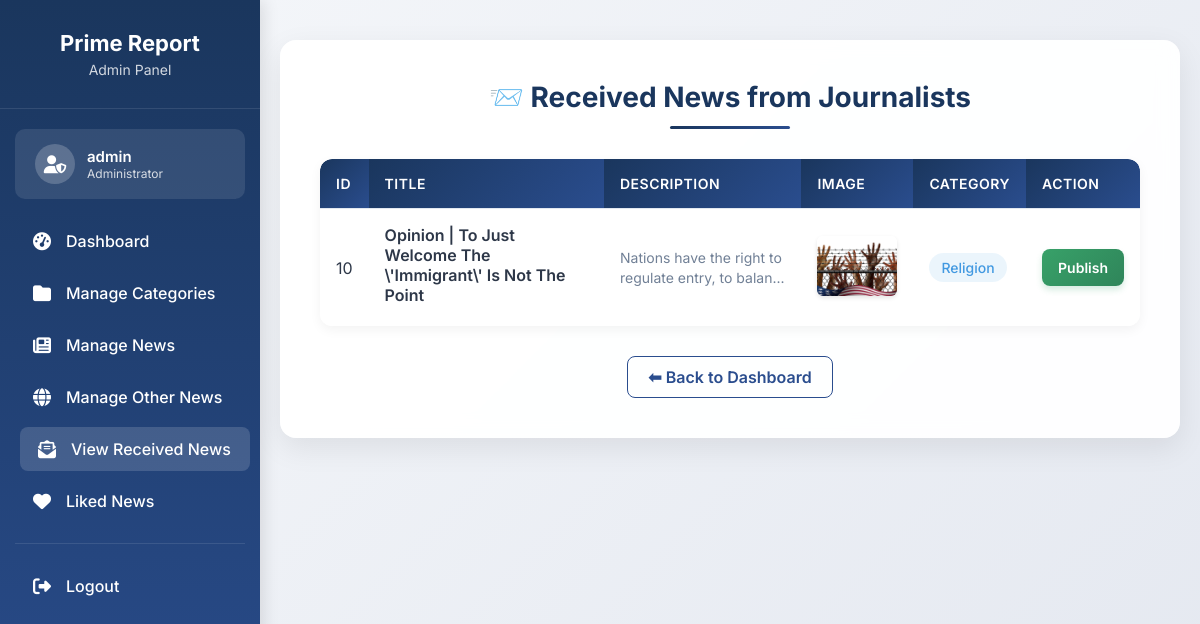
The page /code/admin_view_received_news.php (signed in) on the database its author committed.
### tables this page shows
CREATE TABLE `news_requests` (
  `id` int(11) NOT NULL,
  `journalist_id` int(11) NOT NULL,
  `title` varchar(255) NOT NULL,
  `description` text NOT NULL,
  `full_content` text NOT NULL,
  `image` varchar(255) DEFAULT NULL,
  `additional_images` text DEFAULT NULL,
  `videos` text DEFAULT NULL,
  `category_id` int(11) NOT NULL,
  `status` enum('pending','approved','rejected') DEFAULT 'pending',
  `created_at` timestamp NOT NULL DEFAULT current_timestamp()
);

### code/admin_view_received_news.php (the view, shortened to what this page needs)
<?php
include 'db_connect.php';
$admin_username = $_SESSION['admin_username'];
$categories = [];
$res = $conn->query("SELECT * FROM categories ORDER BY id ASC");
while ($row = $res->fetch_assoc()) {
    $categories[$row['id']] = $row['name'];
}
$pending_news_list = [];
$result = $conn->query("SELECT * FROM news_requests WHERE status = 'pending' ORDER BY id DESC");
while ($row = $result->fetch_assoc()) {
    $pending_news_list[] = $row;
}
?>
<!DOCTYPE html>
<html lang="en">
<head>
    <link rel="stylesheet" href="https://cdnjs.cloudflare.com/ajax/libs/font-awesome/6.4.0/css/all.min.css">
</head>
<body>
    <div class="side-panel" id="sidePanel">
        <div class="panel-header">
            <h3>Prime Report</h3>
            <p>Admin Panel</p>
        </div>
        <div class="admin-info">
            <div class="admin-avatar">
                <i class="fas fa-user-shield"></i>
            </div>
            <div class="admin-details">
                <div class="admin-name"><?= htmlspecialchars($admin_username) ?></div>
                <div class="admin-role">Administrator</div>
            </div>
        </div>
        <ul class="nav-menu">
            <li class="nav-item">
                <a href="admin_dashboard.php" class="nav-link">
                    <i class="fas fa-tachometer-alt"></i>
                    <span>Dashboard</span>
                </a>
            </li>
            <li class="nav-item">
                <a href="admin_manage_categories.php" class="nav-link">
                    <i class="fas fa-folder"></i>
                    <span>Manage Categories</span>
                </a>
            </li>
            <li class="nav-item">
                <a href="admin_manage_news.php" class="nav-link">
                    <i class="fas fa-newspaper"></i>
                    <span>Manage News</span>
                </a>
            </li>
            <li class="nav-item">
                <a href="admin_manage_other_news.php" class="nav-link">
                    <i class="fas fa-globe"></i>
                    <span>Manage Other News</span>
                </a>
            </li>
            <li class="nav-item">
                <a href="admin_view_received_news.php" class="nav-link active">
                    <i class="fas fa-envelope-open-text"></i>
                    <span>View Received News</span>
                </a>
            </li>
            <li class="nav-item">
                <a href="news_likes.php" class="nav-link active">
                    <i class="fas fa-heart"></i>
                    <span>Liked News</span>
                </a>
            </li>
        </ul>
        <div class="nav-divider"></div>
        <ul class="nav-menu">
            <li class="nav-item">
                <a href="admin_login.php" class="nav-link">
                    <i class="fas fa-sign-out-alt"></i>
                    <span>Logout</span>
                </a>
            </li>
        </ul>
    </div>
    <div class="main-content">
        <div class="container">
            <h2>📨 Received News from Journalists</h2>
            <?php if (count($pending_news_list) > 0): ?>
                <div class="table-container">
                    <table>
                        <tr>
                            <th>ID</th>
                            <th>Title</th>
                            <th>Description</th>
                            <th>Image</th>
                            <th>Category</th>
                            <th>Action</th>
                        </tr>
                        <?php foreach ($pending_news_list as $news): ?>
                            <tr>
                                <td><?= $news['id'] ?></td>
                                <td>
                                    <div class="news-title"><?= htmlspecialchars($news['title']) ?></div>
                                </td>
                                <td>
                                    <div class="news-description"><?= htmlspecialchars(substr($news['description'], 0, 50)) ?>...</div>
                                </td>
                                <td>
                                    <?php if (!empty($news['image'])): ?>
                                        <img src="uploads/<?= htmlspecialchars($news['image']) ?>" alt="News Image" class="news-image">
                                    <?php else: ?>
                                        <span class="no-image">No Image</span>
                                    <?php endif; ?>
                                </td>
                                <td>
                                    <span class="category-badge">
                                        <?= isset($categories[$news['category_id']]) ? htmlspecialchars($categories[$news['category_id']]) : 'Unknown' ?>
                                    </span>
                                </td>
                                <td>
                                    <a class="publish-btn" href="admin_view_received_news.php?publish_id=<?= $news['id'] ?>" onclick="return confirm('Publish this news to the website?');">Publish</a>
                                </td>
                            </tr>
                        <?php endforeach; ?>
                    </table>
                </div>
            <?php endif; ?>
            <div class="back-link">
                <a href="admin_dashboard.php">⬅ Back to Dashboard</a>
            </div>
        </div>
    </div>
</body>
</html>

### code/admin_view_received_news.php (style rules this page uses)
* { margin: 0; padding: 0; box-sizing: border-box; font-family: 'Inter', sans-serif; }
body { background: linear-gradient(135deg, #f5f7fa 0%, #e4e8f0 100%); min-height: 100vh; color: #2d3748; display: flex; }
.side-panel { width: 260px; background: linear-gradient(180deg, #1a365d 0%, #2a4d8e 100%); color: white; height: 100vh; position: fixed; left: 0; top: 0; padding: 30px 0; box-shadow: 4px 0 15px rgba(0, 0, 0, 0.1); z-index: 1000; overflow-y: auto; transition: transform 0.3s ease; }
.panel-header { text-align: center; padding: 0 20px 30px; border-bottom: 1px solid rgba(255, 255, 255, 0.1); margin-bottom: 20px; }
.panel-header h3 { font-size: 22px; font-weight: 700; margin-bottom: 5px; }
.panel-header p { font-size: 14px; opacity: 0.8; }
.admin-info { display: flex; align-items: center; padding: 15px 20px; background: rgba(255, 255, 255, 0.1); margin: 0 15px 20px; border-radius: 10px; }
.admin-avatar { width: 40px; height: 40px; background: rgba(255, 255, 255, 0.2); border-radius: 50%; display: flex; align-items: center; justify-content: center; margin-right: 12px; font-size: 18px; }
.admin-details { flex: 1; }
.admin-name { font-weight: 600; font-size: 15px; }
.admin-role { font-size: 12px; opacity: 0.8; }
.nav-menu { list-style: none; padding: 0 15px; }
.nav-item { margin-bottom: 8px; }
.nav-link { display: flex; align-items: center; padding: 12px 15px; color: white; text-decoration: none; border-radius: 8px; transition: all 0.3s ease; font-weight: 500; }
.nav-link:hover, .nav-link.active { background: rgba(255, 255, 255, 0.15); transform: translateX(5px); }
.nav-link i { width: 24px; margin-right: 12px; font-size: 18px; text-align: center; }
.nav-divider { height: 1px; background: rgba(255, 255, 255, 0.1); margin: 20px 15px; }
.main-content { flex: 1; margin-left: 260px; padding: 40px 20px; min-height: 100vh; }
.container { max-width: 1000px; margin: 0 auto; background: rgba(255, 255, 255, 0.95); padding: 40px; border-radius: 16px; box-shadow: 0 10px 30px rgba(0, 0, 0, 0.08); backdrop-filter: blur(10px); transform: scale(0.95); opacity: 0; animation: zoomIn 0.6s forwards ease-out; }
h2 { text-align: center; color: #1a365d; font-size: 28px; font-weight: 700; margin-bottom: 30px; position: relative; padding-bottom: 15px; opacity: 0; transform: translateY(-20px); animation: fadeInDown 0.6s 0.3s forwards ease-out; }
h2::after { content: ''; position: absolute; bottom: 0; left: 50%; transform: translateX(-50%); width: 0; height: 3px; background: linear-gradient(90deg, #1a365d, #2a4d8e); animation: expandLine 0.8s 0.5s forwards ease-out; border-radius: 2px; }
.table-container { overflow-x: auto; border-radius: 12px; box-shadow: 0 4px 12px rgba(0, 0, 0, 0.05); margin-bottom: 30px; opacity: 0; animation: fadeIn 0.6s 0.6s forwards ease-out; }
table { width: 100%; border-collapse: separate; border-spacing: 0; background: white; border-radius: 12px; overflow: hidden; }
th, td { padding: 16px; text-align: left; border-bottom: 1px solid #e2e8f0; }
th { background: linear-gradient(135deg, #1a365d 0%, #2a4d8e 100%); color: white; font-weight: 600; text-transform: uppercase; font-size: 14px; letter-spacing: 0.5px; }
tr { transition: all 0.3s ease; opacity: 0; transform: translateX(-20px); animation: slideInRight 0.5s forwards ease-out; }
tr:nth-child(1) { animation-delay: 0.7s; }
tr:nth-child(2) { animation-delay: 0.8s; }
tr:last-child td { border-bottom: none; }
.news-title { font-weight: 600; color: #2d3748; margin-bottom: 5px; }
.news-description { color: #718096; font-size: 14px; line-height: 1.4; }
.news-image { width: 80px; height: 60px; object-fit: cover; border-radius: 6px; box-shadow: 0 2px 4px rgba(0, 0, 0, 0.1); transition: all 0.3s ease; }
.category-badge { background: rgba(66, 153, 225, 0.1); color: #4299e1; padding: 6px 12px; border-radius: 20px; font-size: 14px; font-weight: 500; display: inline-block; }
.publish-btn { background: linear-gradient(135deg, #38a169 0%, #2f855a 100%); color: white; padding: 10px 16px; text-decoration: none; border-radius: 8px; font-weight: 600; font-size: 14px; transition: all 0.3s ease; display: inline-block; box-shadow: 0 4px 6px rgba(56, 161, 105, 0.2); }
.back-link { text-align: center; margin-top: 30px; opacity: 0; animation: fadeIn 0.6s 1.2s forwards ease-out; }
.back-link a { color: #2a4d8e; text-decoration: none; font-weight: 600; padding: 10px 20px; border: 1px solid #2a4d8e; border-radius: 8px; transition: all 0.3s ease; display: inline-block; }

### rows shown on the page
news_requests: id "10", title "Opinion | To Just Welcome The \\'Immigrant\\' Is Not The Point", description "Nations have the right to regulate entry, to balan", image (picture), category "Religion"

### other values the page prints
$admin_username "admin"
